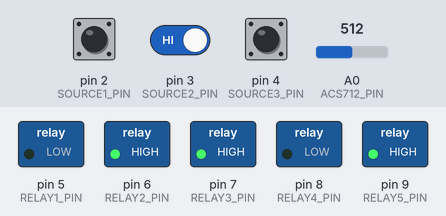
This sketch was run on a simulated Arduino Uno, built with avr-gcc and run on an emulated ATmega328P. On the bench: switched loads named in the sketch (green lamp = pin HIGH). Inputs (shaded band) come from the test bench; at power-on: pin 2 (SOURCE1_PIN) HIGH, pin 3 (SOURCE2_PIN) HIGH, A0 (ACS712_PIN) = 512, pin 4 (SOURCE3_PIN) HIGH. What the sketch prints to the serial monitor is not drawn.

Above: at 3.4 s.
3.5 s: pin 2 (SOURCE1_PIN) pulled LOW for 3 s
At 6.4 s:
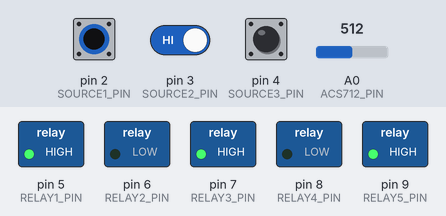
9.4 s: pin 2 (SOURCE1_PIN) driven LOW and pin 3 (SOURCE2_PIN) driven LOW
At 11.5 s:
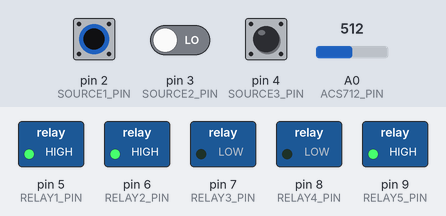
12.9 s: A0 (ACS712_PIN) set to 523
At 14.5 s:
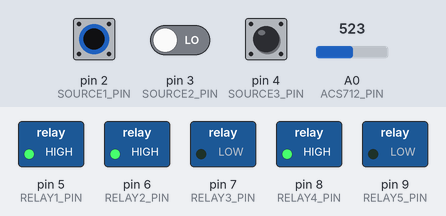
16.4 s: pin 2 (SOURCE1_PIN) driven HIGH
At 18.8 s:
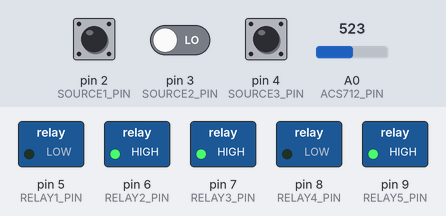
20.0 s: pin 2 (SOURCE1_PIN) driven LOW
At 22.4 s:
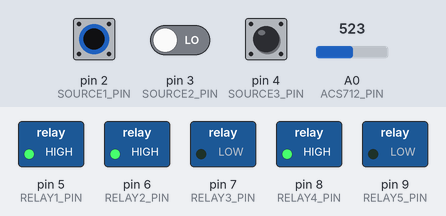
23.5 s: pin 4 (SOURCE3_PIN) pulled LOW for 3 s
At 24.5 s:
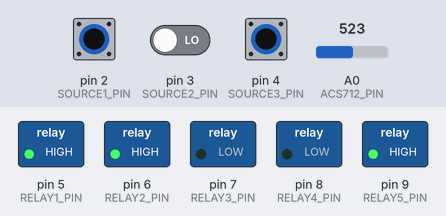
Timing chart, 0 to 30.6 s (numbered marks = the images above; inputs shaded):
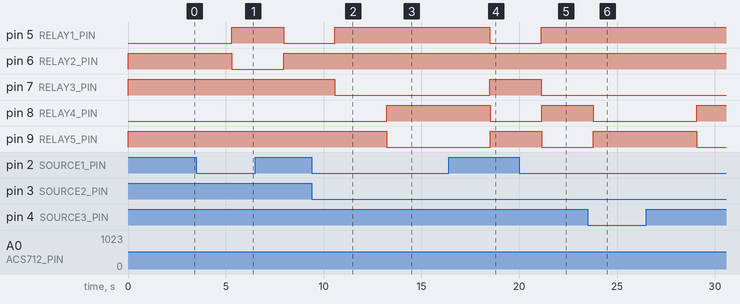

Measured:
- the behaviour switches between 514 and 515 on A0 (ACS712_PIN) (found by bisection; images 2 and 3)
- after the input at 3.5 s, pin 5 (RELAY1_PIN): LOW → HIGH after 1.8 s, → LOW 2.6 s later; pin 6 (RELAY2_PIN): HIGH → LOW after 1.8 s, → HIGH 2.6 s later
- after the input at 9.4 s, pin 5 (RELAY1_PIN): LOW → HIGH after 1.2 s; pin 7 (RELAY3_PIN): HIGH → LOW after 1.2 s
- after the input at 12.9 s, pin 8 (RELAY4_PIN): LOW → HIGH after 0.34 s; pin 9 (RELAY5_PIN): HIGH → LOW after 0.34 s
- after the input at 16.4 s, pin 5 (RELAY1_PIN), pin 8 (RELAY4_PIN): HIGH → LOW after 2.1 s; pin 7 (RELAY3_PIN), pin 9 (RELAY5_PIN): LOW → HIGH after 2.1 s
- after the input at 20.0 s, pin 5 (RELAY1_PIN): LOW → HIGH after 1.1 s; pin 7 (RELAY3_PIN): HIGH → LOW after 1.1 s; pin 8 (RELAY4_PIN): LOW → HIGH after 1.2 s; pin 9 (RELAY5_PIN): HIGH → LOW after 1.2 s
- after the input at 23.5 s, pin 8 (RELAY4_PIN): HIGH → LOW after 0.29 s, → HIGH 5.3 s later; pin 9 (RELAY5_PIN): LOW → HIGH after 0.29 s, → LOW 5.3 s later

The sketch:

B15.ino
```cpp
// Define input pins for power source detection
#define SOURCE1_PIN 2  // Digital pin for Solar
#define SOURCE2_PIN 3  // Digital pin for Grid Mains
#define SOURCE3_PIN 4  // Digital pin for Battery

// Define output pins for relays
#define RELAY1_PIN 5   // Relay for Solar
#define RELAY2_PIN 6   // Relay for Grid Mains
#define RELAY3_PIN 7   // Relay for Battery
#define RELAY4_PIN 8   // Relay controlled by ACS712 current sensor
#define RELAY5_PIN 9   // Relay 5 (Opposite of Relay 4)

// Define ACS712 current sensor pin
#define ACS712_PIN A0  // Analog pin for current sensor

// Calibration factor (change based on ACS712 model)
#define SENSITIVITY 0.100  // For ACS712-20A (Adjust if using 5A or 30A)

// Offset voltage (typically 2.5V for ACS712)
#define OFFSET_VOLTAGE 2.5

// Current threshold (450 mA = 0.45 A)
#define CURRENT_THRESHOLD 0.14

bool previousSourceWasBattery = false; // Track if the last active source was battery

void setup() {
    Serial.begin(9600); // Start serial communication

    pinMode(SOURCE1_PIN, INPUT_PULLUP);
    pinMode(SOURCE2_PIN, INPUT_PULLUP);
    pinMode(SOURCE3_PIN, INPUT_PULLUP);

    pinMode(RELAY1_PIN, OUTPUT);
    pinMode(RELAY2_PIN, OUTPUT);
    pinMode(RELAY3_PIN, OUTPUT);
    pinMode(RELAY4_PIN, OUTPUT);
    pinMode(RELAY5_PIN, OUTPUT);

    // Start with Solar ON (LOW = ON for active LOW relay), others OFF
    digitalWrite(RELAY1_PIN, LOW);
    digitalWrite(RELAY2_PIN, HIGH);
    digitalWrite(RELAY3_PIN, HIGH);
    digitalWrite(RELAY4_PIN, LOW);  // Relay 4 initially ON
    digitalWrite(RELAY5_PIN, HIGH); // Relay 5 initially OFF

    Serial.println("System Initialized. Waiting for source detection...\n");
}

void loop() {
    bool solar = digitalRead(SOURCE1_PIN);  // LOW = Power Available
    bool grid = digitalRead(SOURCE2_PIN);
    bool battery = digitalRead(SOURCE3_PIN);

    String sourceName = "Unknown";
    bool isBatterySource = false;

    if (solar) {
        digitalWrite(RELAY1_PIN, LOW);
        digitalWrite(RELAY2_PIN, HIGH);
        digitalWrite(RELAY3_PIN, HIGH);
        sourceName = "Solar";
        isBatterySource = false;
    }
    else if (grid) {
        digitalWrite(RELAY1_PIN, HIGH);
        digitalWrite(RELAY2_PIN, LOW);
        digitalWrite(RELAY3_PIN, HIGH);
        sourceName = "Grid Mains";
        isBatterySource = false;
    }
    else if (battery) {
        digitalWrite(RELAY1_PIN, HIGH);
        digitalWrite(RELAY2_PIN, HIGH);
        digitalWrite(RELAY3_PIN, LOW);
        sourceName = "Battery";
        isBatterySource = true;
    }

    // Read ACS712 sensor value
    int rawValue = analogRead(ACS712_PIN);
    float voltage = (rawValue * 5.0) / 1023.0; // Convert ADC to voltage
    float current = abs((voltage - OFFSET_VOLTAGE) / SENSITIVITY); // Convert to Amps & ensure positive

    // Print structured and formatted output
    Serial.println("\n----------------------------------");
    Serial.print("🔋 Active Power Source: ");
    Serial.println(sourceName);
    Serial.print("⚡ Current: ");
    Serial.print(current, 2); // Display current with 2 decimal places
    Serial.println(" A");

    // Overcurrent protection *only applies if Battery is the source*
    if (isBatterySource) {
        if (current > CURRENT_THRESHOLD) {
            digitalWrite(RELAY4_PIN, HIGH);  // Turn OFF Load (Relay 4)
            digitalWrite(RELAY5_PIN, LOW);   // Relay 5 turns ON
            Serial.println("❌ Overcurrent on Battery! Load is OFF (Relay 4: OFF, Relay 5: ON)");
        } else {
            digitalWrite(RELAY4_PIN, LOW);   // Turn ON Load (Relay 4)
            digitalWrite(RELAY5_PIN, HIGH);  // Relay 5 turns OFF
            Serial.println("✅ Normal Current. Load is ON (Relay 4: ON, Relay 5: OFF)");
        }
        previousSourceWasBattery = true; // Mark battery as the last source used
    }
    else {
        // If switching from Battery to Solar/Grid, reset Relay 4 to ON
        if (previousSourceWasBattery) {
            digitalWrite(RELAY4_PIN, LOW);  // Ensure Relay 4 is ON
            digitalWrite(RELAY5_PIN, HIGH); // Ensure Relay 5 is OFF
            Serial.println("🔄 Switching from Battery. Resetting Load (Relay 4: ON, Relay 5: OFF)");
            previousSourceWasBattery = false; // Reset the flag
        } else {
            Serial.println("⚠ Overcurrent protection is inactive (Not on Battery Mode)");
        }
    }

    Serial.println("----------------------------------");

    delay(2500); // Wait before next reading
}
```
